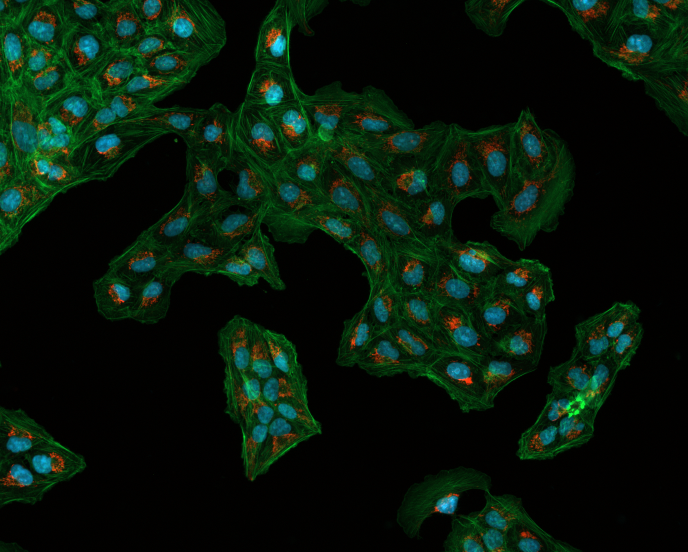
#> input picture images/Osteosarcoma_01.tif, 1376 x 1104 px (shown at 1/2 size)
$ python imageProcessingOpenCV.py
#> lines starting #> are read from the running program, lines starting #| are printed output that depends on the picture

"""
import cv2
from matplotlib import pyplot as plt
img = cv2.imread("images/RGBY.jpg", 1)   #Color is BGR not RGB

plt.imshow(img)


#use cv2.resize. Can specify size or scaling factor.
#Resize images

resized = cv2.resize(img, None, fx=2, fy=2, interpolation = cv2.INTER_CUBIC)
cv2.imshow("original pic", img)
cv2.imshow("resized pic", resized)
cv2.waitKey(0)
cv2.destroyAllWindows()

"""
###################################
#Pixel values, split and merge channels,
"""
import cv2

grey_img = cv2.imread("images/RGBY.jpg", 0)
img = cv2.imread("images/RGBY.jpg", 1)   #Color is BGR not RGB

print(img.shape)     #(586, 415, 3)
print("Top left", img[0,0])    #Top left pixel
print("Top right", img[0, 400])  # Top right
print("Bottom Left", img[580, 0]) # Bottom left
print("Bottom right", img[580, 400])  # Bottom right

cv2.imshow("color pic", img)
cv2.waitKey(0)
cv2.destroyAllWindows()

#Split and merging channels
#Show individual color channels in the image
blue = img[:, :, 0]   #Show only blue pic. (BGR so B=0)
green = img[:, :, 1]  #Show only green pixels
red = img[:, :, 2]  #red only


cv2.imshow("red pic", red)
cv2.waitKey(0)
cv2.destroyAllWindows()


#Or split all channels at once

b,g,r = cv2.split(img)

cv2.imshow("green pic", g)
cv2.waitKey(0)
cv2.destroyAllWindows()

#to merge each image into bgr

img_merged = cv2.merge((b,g,r))

cv2.imshow("merged pic", img_merged)
cv2.waitKey(0)
cv2.destroyAllWindows()
"""

######################
# Opencv offers Many libraries for image processing tasks
#Edge detection:
import cv2

img = cv2.imread("images/Osteosarcoma_01.tif", 0)
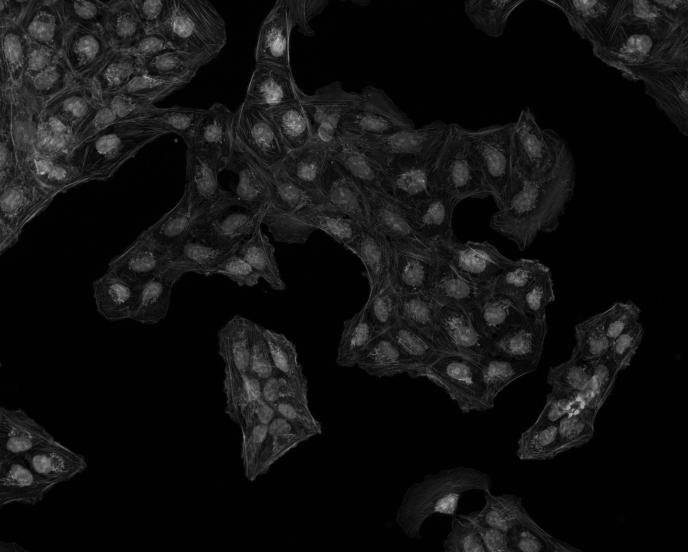
#> img: shape (1104, 1376) (shown at 1/2 size); min 0, max 255, mean 17.4
edges = cv2.Canny(img,100,200)   #Image, min and max values
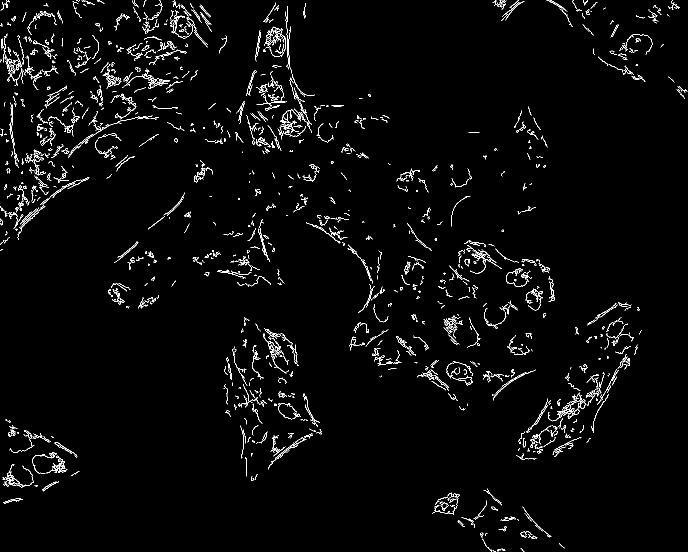
#> edges: shape (1104, 1376) (shown at 1/2 size); 2.4% white in thin lines or dots

cv2.imshow("Original Image", img)
cv2.imshow("Canny", edges)

cv2.waitKey(0)
cv2.destroyAllWindows()
